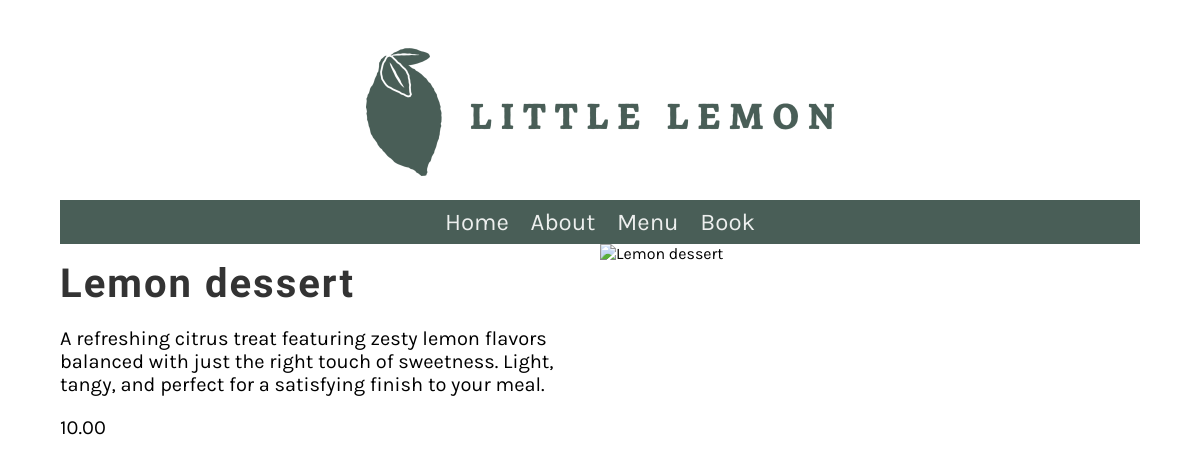
/menu_item/4, run on the app's committed database.
### restaurant/models.py (models this page shows, shortened)
class Menu(models.Model):
   name = models.CharField(max_length= 255)
   price = models.IntegerField()
   description = models.CharField(max_length=1000, default='')

### restaurant/views.py (the view)
# urls.py: path('menu_item/<int:pk>',views.display_menu_item, name="menu_item"),
def display_menu_item(request, pk=None):
    if pk:
        menu_item = Menu.objects.get(pk=pk)
    else:
        menu_item = ""
    return render(request,'menu_item.html', {'menu_item': menu_item})

### restaurant/templates/menu_item.html
{% extends 'base.html' %}
{% block content %}
<div class="row">
    <div class="column">
        <h2>{{menu_item.name}}</h2>
        <p>{{menu_item.description}}</p>
        <p>{{menu_item.price}}.00</p>
    </div>
    <div class="column">
        <img src="{{ menu_item.image.url }}" alt="{{ menu_item.name }}" class="menu-item-image">
    </div>
</div>
{%endblock%}

### restaurant/static/css/style.css (style rules this page uses)
body { font-family: 'Karla', sans-serif; margin-top: 3rem; margin-bottom: 3rem; margin-left: 5%; margin-right: 5%; }
h1, h2, h3, h4, h5, h6 { font-family: 'Markazi Text', serif; letter-spacing: 2px;; }
h2 { font-size: 2.5rem; color: #333333; margin:1rem 0; }
p, ul { font-size: 1.25rem;; }
.row { display: flex; flex-direction: row; width: 100%; padding-bottom: 1rem; }
.column { flex-basis: 50%; margin-bottom: 1rem; padding-bottom: 1rem; }

### data on the page
Menu: name "Lemon dessert", description "A refreshing citrus treat featuring zesty lemon flavors balanced with just the right touch of sweetness. Light, tangy, and perfect for a satisfying finish to your meal.", price "10"
